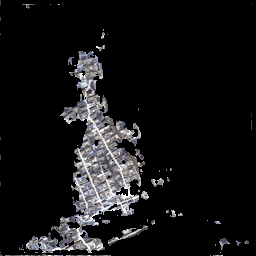
#> input picture visual/segmentation/3_3_6.tif, 256 x 256 px, found by its file name
$ python kmeans.py
#> lines starting #> are read from the running program, lines starting #| are printed output that depends on the picture
from sklearn.cluster import KMeans
import numpy as np
import cv2

# 读取图像
image = cv2.imread('/home/zjj/xjd/datasets/geoeye-1/geo_test/img/3_3_6.tif')
#> image is the input picture: shape (256, 256, 3); mean B, G, R 20.8, 19.8, 20.1
image = cv2.cvtColor(image, cv2.COLOR_BGR2RGB)

# 将图像数据转换为二维数组
pixel_values = image.reshape((-1, 3))
pixel_values = np.float32(pixel_values)

# 定义停止条件
criteria = (cv2.TERM_CRITERIA_EPS + cv2.TERM_CRITERIA_MAX_ITER, 10, 0.01)

# 应用kmeans函数
k = 3
_, labels, centers = cv2.kmeans(pixel_values, k, None, criteria, 10, cv2.KMEANS_RANDOM_CENTERS)
#> centers = [[114.1, 111.4, 119.9], [192.6, 192.3, 196.8], [0.0834, 0.0732, 0.0804]]

# 将结果转换回8位
centers = np.uint8(centers)
#> centers = [[114, 111, 119], [192, 192, 196], [0, 0, 0]]
print(centers)
#| [[114 111 119]
#|  [192 192 196]
#|  [  0   0   0]]

segmented_image = centers[labels.flatten()]

# 将结果重塑为原始图像
segmented_image = segmented_image.reshape(image.shape)
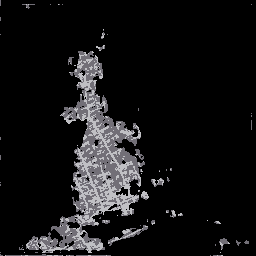
#> segmented_image: shape (256, 256, 3); mean R, G, B 20, 19.7, 20.6

# 显示图像
cv2.imwrite('Segmented Image.png', segmented_image)

$ run again, with visual/segmentation/2_13_20.tif copied over visual/segmentation/3_3_6.tif
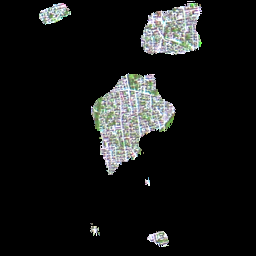
#> input picture visual/segmentation/2_13_20.tif, 256 x 256 px, found by its file name
#> image is the input picture: shape (256, 256, 3); mean B, G, R 22.5, 23, 22
#> `_, labels, centers = cv2.kmeans(pixel_values, k, None, criteria, 10, c..`: centers = [[0, 0, 0], [208.4, 214.8, 215.3], [143.5, 153.2, 145.2]]
#> `centers = np.uint8(centers)`: centers = [[0, 0, 0], [208, 214, 215], [143, 153, 145]]
#| [[  0   0   0]
#|  [208 214 215]
#|  [143 153 145]]
#> `segmented_image = segmented_image.reshape(image.shape)`:
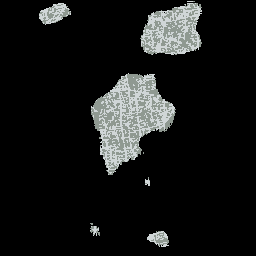
#> segmented_image: shape (256, 256, 3); mean R, G, B 21.9, 22.9, 22.4

$ run again, with visual/segmentation/2_1_12.tif copied over visual/segmentation/3_3_6.tif
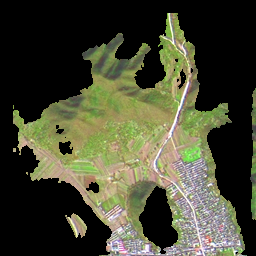
#> input picture visual/segmentation/2_1_12.tif, 256 x 256 px, found by its file name
#> image is the input picture: shape (256, 256, 3); mean B, G, R 50.2, 70.4, 69.1
#> `_, labels, centers = cv2.kmeans(pixel_values, k, None, criteria, 10, c..`: centers = [[0, 0, 0], [187.6, 179.5, 153.3], [134, 142.6, 88.38]]
#> `centers = np.uint8(centers)`: centers = [[0, 0, 0], [187, 179, 153], [133, 142, 88]]
#| [[  0   0   0]
#|  [187 179 153]
#|  [133 142  88]]
#> `segmented_image = segmented_image.reshape(image.shape)`:
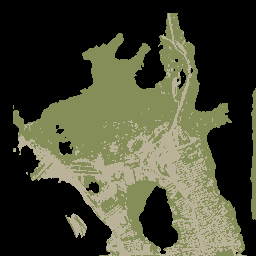
#> segmented_image: shape (256, 256, 3); mean R, G, B 68.7, 70.2, 50.1

$ run again, with visual/segmentation/2_24_4.tif copied over visual/segmentation/3_3_6.tif
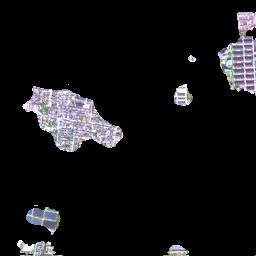
#> input picture visual/segmentation/2_24_4.tif, 256 x 256 px, found by its file name
#> image is the input picture: shape (256, 256, 3); mean B, G, R 21, 19.2, 19.7
#> `_, labels, centers = cv2.kmeans(pixel_values, k, None, criteria, 10, c..`: centers = [[0, 0, 0], [210.1, 208.6, 225.3], [143.6, 136.6, 151.3]]
#> `centers = np.uint8(centers)`: centers = [[0, 0, 0], [210, 208, 225], [143, 136, 151]]
#| [[  0   0   0]
#|  [210 208 225]
#|  [143 136 151]]
#> `segmented_image = segmented_image.reshape(image.shape)`:
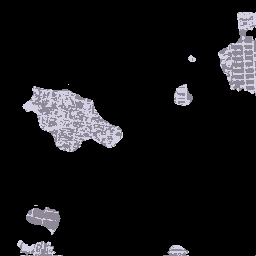
#> segmented_image: shape (256, 256, 3); mean R, G, B 19.7, 19.2, 20.9
